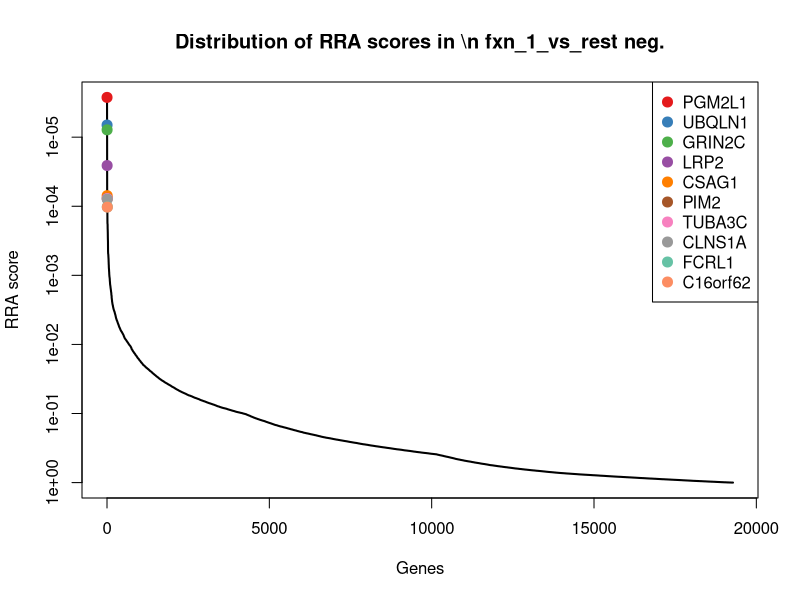
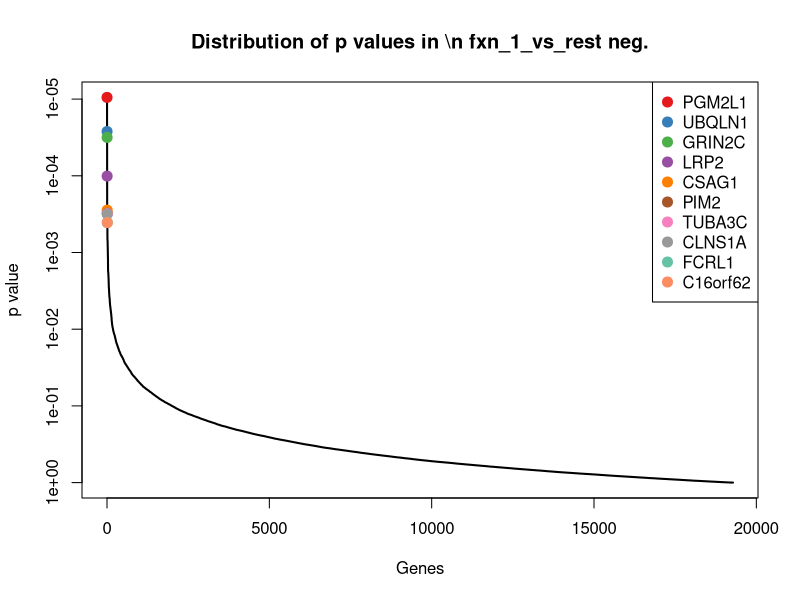
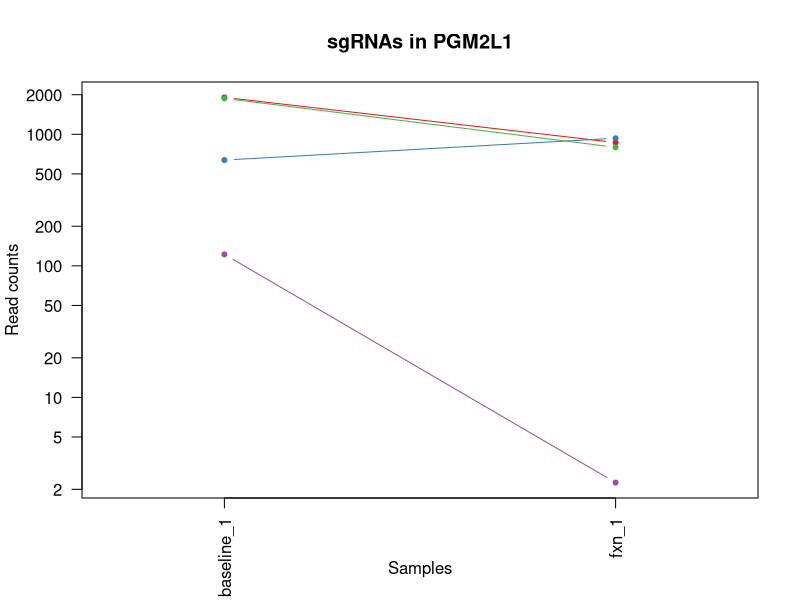
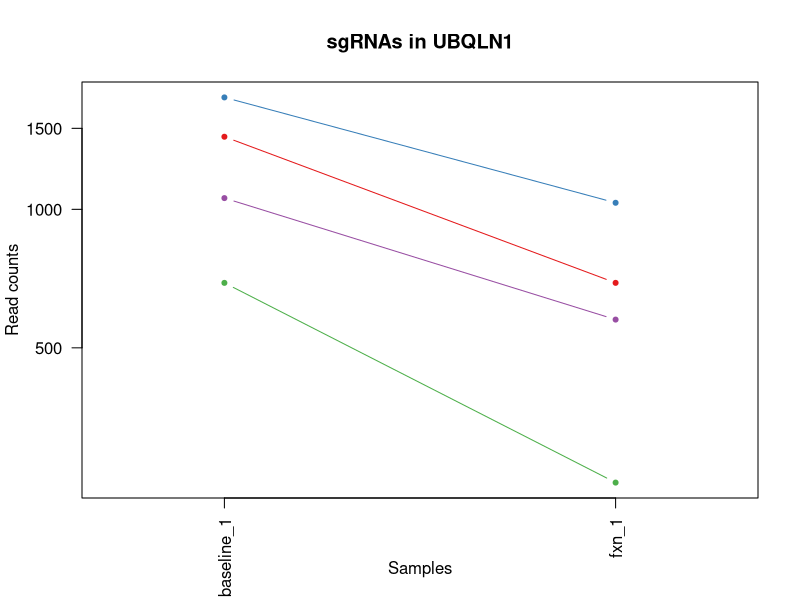
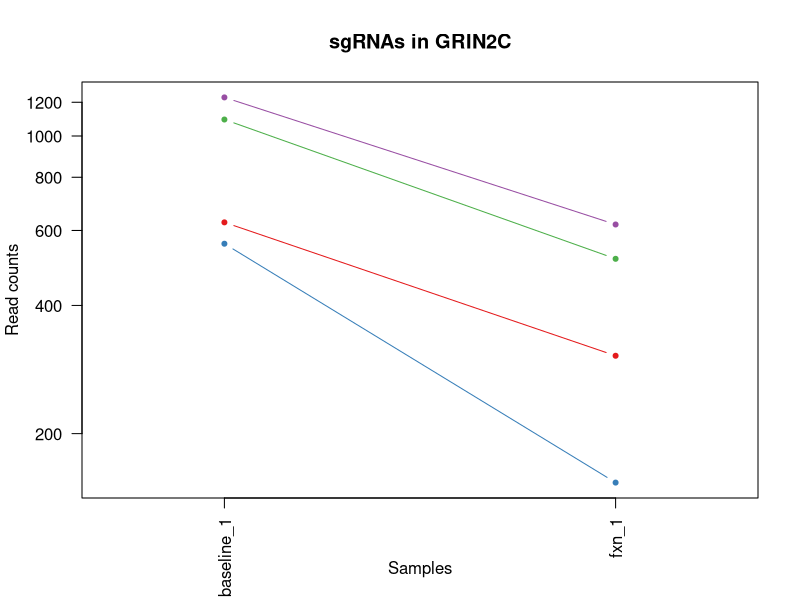
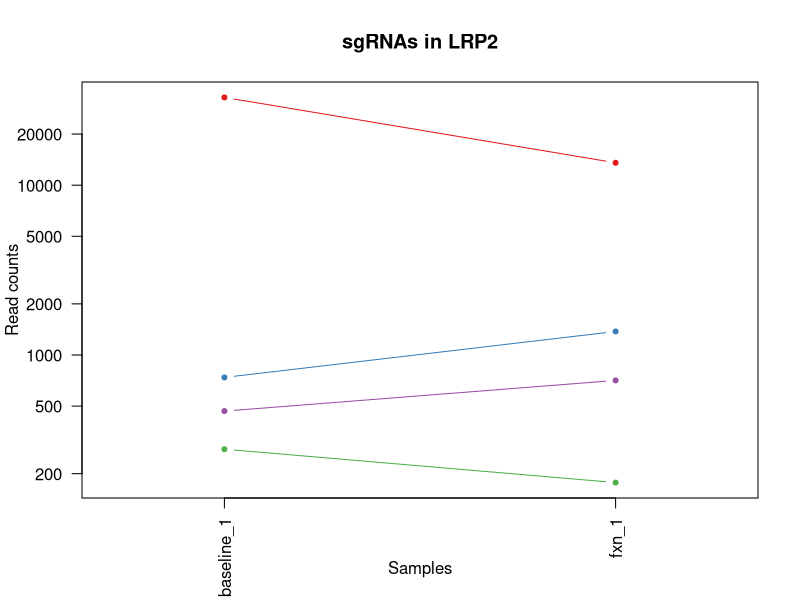
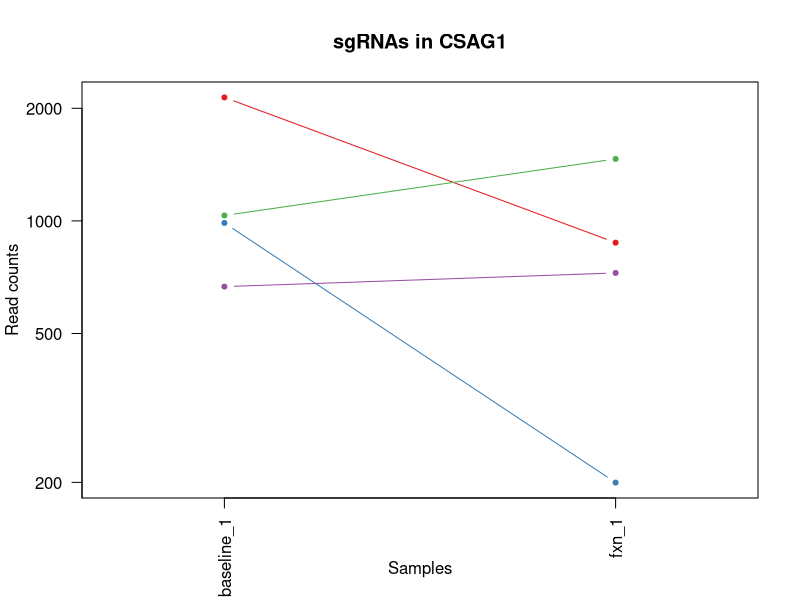
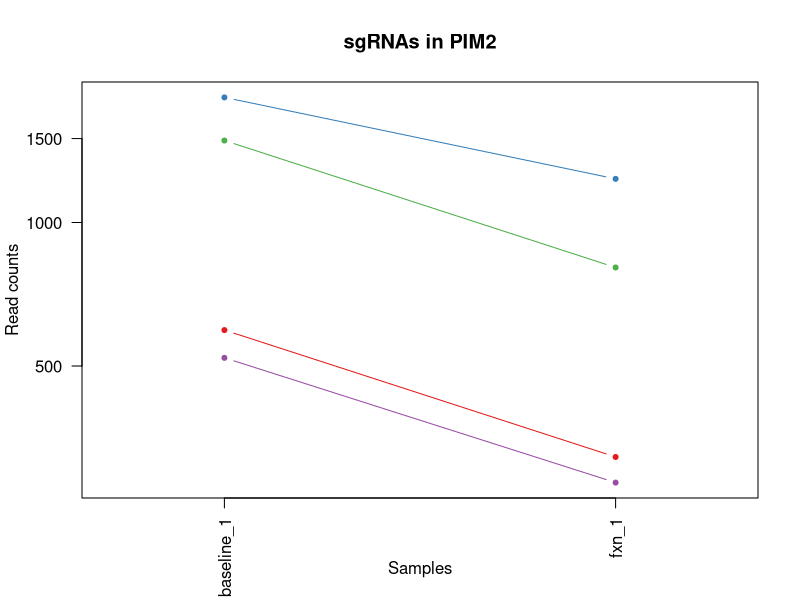

Recreate these plots in R, in order. (Note: this script raises an error after producing the figures.)
pdf(file='totalNormTest_defaultNormCount_screen1.pdf',width=4.5,height=4.5);
gstable=read.table('totalNormTest_defaultNormCount_screen1.gene_summary.txt',header=T)
# 
#
# parameters
# Do not modify the variables beginning with "__"

# gstablename='__GENE_SUMMARY_FILE__'
startindex=3
# outputfile='__OUTPUT_FILE__'
targetgenelist=c("PGM2L1","UBQLN1","GRIN2C","LRP2","CSAG1","PIM2","TUBA3C","CLNS1A","FCRL1","C16orf62")
# samplelabel=sub('.\\w+.\\w+$','',colnames(gstable)[startindex]);
samplelabel='fxn_1_vs_rest neg.'


# You need to write some codes in front of this code:
# gstable=read.table(gstablename,header=T)
# pdf(file=outputfile,width=6,height=6)


# set up color using RColorBrewer
#library(RColorBrewer)
#colors <- brewer.pal(length(targetgenelist), "Set1")

colors=c( "#E41A1C", "#377EB8", "#4DAF4A", "#984EA3", "#FF7F00",  "#A65628", "#F781BF",
          "#999999", "#66C2A5", "#FC8D62", "#8DA0CB", "#E78AC3", "#A6D854", "#FFD92F", "#E5C494", "#B3B3B3", 
          "#8DD3C7", "#FFFFB3", "#BEBADA", "#FB8072", "#80B1D3", "#FDB462", "#B3DE69", "#FCCDE5",
          "#D9D9D9", "#BC80BD", "#CCEBC5", "#FFED6F")

######
# function definition

plotrankedvalues<-function(val, tglist, ...){
  
  plot(val,log='y',ylim=c(max(val),min(val)),type='l',lwd=2, ...)
  if(length(tglist)>0){
    for(i in 1:length(tglist)){
      targetgene=tglist[i];
      tx=which(names(val)==targetgene);ty=val[targetgene];
      points(tx,ty,col=colors[(i %% length(colors)) ],cex=2,pch=20)
      # text(tx+50,ty,targetgene,col=colors[i])
    }
    legend('topright',tglist,pch=20,pt.cex = 2,cex=1,col=colors)
  }
}



plotrandvalues<-function(val,targetgenelist, ...){
  # choose the one with the best distance distribution
  
  mindiffvalue=0;
  randval=val;
  for(i in 1:20){
    randval0=sample(val)
    vindex=sort(which(names(randval0) %in% targetgenelist))
    if(max(vindex)>0.9*length(val)){
      # print('pass...')
      next;
    }
    mindiffind=min(diff(vindex));
    if (mindiffind > mindiffvalue){
      mindiffvalue=mindiffind;
      randval=randval0;
      # print(paste('Diff: ',mindiffvalue))
    }
  }
  plot(randval,log='y',ylim=c(max(randval),min(randval)),pch=20,col='grey', ...)
  
  if(length(targetgenelist)>0){
    for(i in 1:length(targetgenelist)){
      targetgene=targetgenelist[i];
      tx=which(names(randval)==targetgene);ty=randval[targetgene];
      points(tx,ty,col=colors[(i %% length(colors)) ],cex=2,pch=20)
      text(tx+50,ty,targetgene,col=colors[i])
    }
  }
  
}




# set.seed(1235)



pvec=gstable[,startindex]
names(pvec)=gstable[,'id']
pvec=sort(pvec);

plotrankedvalues(pvec,targetgenelist,xlab='Genes',ylab='RRA score',main=paste('Distribution of RRA scores in \\n',samplelabel))

# plotrandvalues(pvec,targetgenelist,xlab='Genes',ylab='RRA score',main=paste('Distribution of RRA scores in \\n',samplelabel))


pvec=gstable[,startindex+1]
names(pvec)=gstable[,'id']
pvec=sort(pvec);

plotrankedvalues(pvec,targetgenelist,xlab='Genes',ylab='p value',main=paste('Distribution of p values in \\n',samplelabel))

# plotrandvalues(pvec,targetgenelist,xlab='Genes',ylab='p value',main=paste('Distribution of p values in \\n',samplelabel))



# you need to write after this code:
# dev.off()






# parameters
# Do not modify the variables beginning with "__"
targetmat=list(c(1906.5423604064952,864.9146833467568),c(636.204896353037,932.4080256888446),c(1874.421266290951,794.9215875845915),c(121.2312261780217,1.2498767100386659))
targetgene="PGM2L1"
collabel=c("baseline_1","fxn_1")

# set up color using RColorBrewer
#library(RColorBrewer)
#colors <- brewer.pal(length(targetgenelist), "Set1")

colors=c( "#E41A1C", "#377EB8", "#4DAF4A", "#984EA3", "#FF7F00",  "#A65628", "#F781BF",
          "#999999", "#66C2A5", "#FC8D62", "#8DA0CB", "#E78AC3", "#A6D854", "#FFD92F", "#E5C494", "#B3B3B3", 
          "#8DD3C7", "#FFFFB3", "#BEBADA", "#FB8072", "#80B1D3", "#FDB462", "#B3DE69", "#FCCDE5",
          "#D9D9D9", "#BC80BD", "#CCEBC5", "#FFED6F")


## code

targetmatvec=unlist(targetmat)+1
yrange=range(targetmatvec[targetmatvec>0]);
# yrange[1]=1; # set the minimum value to 1
for(i in 1:length(targetmat)){
  vali=targetmat[[i]]+1;
  if(i==1){
    plot(1:length(vali),vali,type='b',las=1,pch=20,main=paste('sgRNAs in',targetgene),ylab='Read counts',xlab='Samples',xlim=c(0.7,length(vali)+0.3),ylim = yrange,col=colors[(i %% length(colors))],xaxt='n',log='y')
    axis(1,at=1:length(vali),labels=(collabel),las=2)
    # lines(0:100,rep(1,101),col='black');
  }else{
    lines(1:length(vali),vali,type='b',pch=20,col=colors[(i %% length(colors))])
  }
}




# parameters
# Do not modify the variables beginning with "__"
targetmat=list(c(1437.1599205890266,691.1818206513822),c(1750.0815471340056,1032.398162491938),c(691.1216056473545,253.72497213784916),c(1056.8876128340355,574.9432866177863))
targetgene="UBQLN1"
collabel=c("baseline_1","fxn_1")

# set up color using RColorBrewer
#library(RColorBrewer)
#colors <- brewer.pal(length(targetgenelist), "Set1")

colors=c( "#E41A1C", "#377EB8", "#4DAF4A", "#984EA3", "#FF7F00",  "#A65628", "#F781BF",
          "#999999", "#66C2A5", "#FC8D62", "#8DA0CB", "#E78AC3", "#A6D854", "#FFD92F", "#E5C494", "#B3B3B3", 
          "#8DD3C7", "#FFFFB3", "#BEBADA", "#FB8072", "#80B1D3", "#FDB462", "#B3DE69", "#FCCDE5",
          "#D9D9D9", "#BC80BD", "#CCEBC5", "#FFED6F")


## code

targetmatvec=unlist(targetmat)+1
yrange=range(targetmatvec[targetmatvec>0]);
# yrange[1]=1; # set the minimum value to 1
for(i in 1:length(targetmat)){
  vali=targetmat[[i]]+1;
  if(i==1){
    plot(1:length(vali),vali,type='b',las=1,pch=20,main=paste('sgRNAs in',targetgene),ylab='Read counts',xlab='Samples',xlim=c(0.7,length(vali)+0.3),ylim = yrange,col=colors[(i %% length(colors))],xaxt='n',log='y')
    axis(1,at=1:length(vali),labels=(collabel),las=2)
    # lines(0:100,rep(1,101),col='black');
  }else{
    lines(1:length(vali),vali,type='b',pch=20,col=colors[(i %% length(colors))])
  }
}




# parameters
# Do not modify the variables beginning with "__"
targetmat=list(c(625.8432530899582,303.7200405393958),c(557.4564075536382,152.48495862471722),c(1092.1171999285032,513.6993278258917),c(1230.9632196537589,618.6889714691396))
targetgene="GRIN2C"
collabel=c("baseline_1","fxn_1")

# set up color using RColorBrewer
#library(RColorBrewer)
#colors <- brewer.pal(length(targetgenelist), "Set1")

colors=c( "#E41A1C", "#377EB8", "#4DAF4A", "#984EA3", "#FF7F00",  "#A65628", "#F781BF",
          "#999999", "#66C2A5", "#FC8D62", "#8DA0CB", "#E78AC3", "#A6D854", "#FFD92F", "#E5C494", "#B3B3B3", 
          "#8DD3C7", "#FFFFB3", "#BEBADA", "#FB8072", "#80B1D3", "#FDB462", "#B3DE69", "#FCCDE5",
          "#D9D9D9", "#BC80BD", "#CCEBC5", "#FFED6F")


## code

targetmatvec=unlist(targetmat)+1
yrange=range(targetmatvec[targetmatvec>0]);
# yrange[1]=1; # set the minimum value to 1
for(i in 1:length(targetmat)){
  vali=targetmat[[i]]+1;
  if(i==1){
    plot(1:length(vali),vali,type='b',las=1,pch=20,main=paste('sgRNAs in',targetgene),ylab='Read counts',xlab='Samples',xlim=c(0.7,length(vali)+0.3),ylim = yrange,col=colors[(i %% length(colors))],xaxt='n',log='y')
    axis(1,at=1:length(vali),labels=(collabel),las=2)
    # lines(0:100,rep(1,101),col='black');
  }else{
    lines(1:length(vali),vali,type='b',pch=20,col=colors[(i %% length(colors))])
  }
}




# parameters
# Do not modify the variables beginning with "__"
targetmat=list(c(32877.49407374897,13547.4136601091),c(736.7128360049012,1374.8643810425324),c(277.69203945051123,176.2326161154519),c(466.273946838545,707.4302178818848))
targetgene="LRP2"
collabel=c("baseline_1","fxn_1")

# set up color using RColorBrewer
#library(RColorBrewer)
#colors <- brewer.pal(length(targetgenelist), "Set1")

colors=c( "#E41A1C", "#377EB8", "#4DAF4A", "#984EA3", "#FF7F00",  "#A65628", "#F781BF",
          "#999999", "#66C2A5", "#FC8D62", "#8DA0CB", "#E78AC3", "#A6D854", "#FFD92F", "#E5C494", "#B3B3B3", 
          "#8DD3C7", "#FFFFB3", "#BEBADA", "#FB8072", "#80B1D3", "#FDB462", "#B3DE69", "#FCCDE5",
          "#D9D9D9", "#BC80BD", "#CCEBC5", "#FFED6F")


## code

targetmatvec=unlist(targetmat)+1
yrange=range(targetmatvec[targetmatvec>0]);
# yrange[1]=1; # set the minimum value to 1
for(i in 1:length(targetmat)){
  vali=targetmat[[i]]+1;
  if(i==1){
    plot(1:length(vali),vali,type='b',las=1,pch=20,main=paste('sgRNAs in',targetgene),ylab='Read counts',xlab='Samples',xlim=c(0.7,length(vali)+0.3),ylim = yrange,col=colors[(i %% length(colors))],xaxt='n',log='y')
    axis(1,at=1:length(vali),labels=(collabel),las=2)
    # lines(0:100,rep(1,101),col='black');
  }else{
    lines(1:length(vali),vali,type='b',pch=20,col=colors[(i %% length(colors))])
  }
}




# parameters
# Do not modify the variables beginning with "__"
targetmat=list(c(2137.607005173152,873.6638203170274),c(986.4284386450997,198.73039689614788),c(1033.0558333289541,1463.6056274552777),c(666.2536618159654,724.9284918224262))
targetgene="CSAG1"
collabel=c("baseline_1","fxn_1")

# set up color using RColorBrewer
#library(RColorBrewer)
#colors <- brewer.pal(length(targetgenelist), "Set1")

colors=c( "#E41A1C", "#377EB8", "#4DAF4A", "#984EA3", "#FF7F00",  "#A65628", "#F781BF",
          "#999999", "#66C2A5", "#FC8D62", "#8DA0CB", "#E78AC3", "#A6D854", "#FFD92F", "#E5C494", "#B3B3B3", 
          "#8DD3C7", "#FFFFB3", "#BEBADA", "#FB8072", "#80B1D3", "#FDB462", "#B3DE69", "#FCCDE5",
          "#D9D9D9", "#BC80BD", "#CCEBC5", "#FFED6F")


## code

targetmatvec=unlist(targetmat)+1
yrange=range(targetmatvec[targetmatvec>0]);
# yrange[1]=1; # set the minimum value to 1
for(i in 1:length(targetmat)){
  vali=targetmat[[i]]+1;
  if(i==1){
    plot(1:length(vali),vali,type='b',las=1,pch=20,main=paste('sgRNAs in',targetgene),ylab='Read counts',xlab='Samples',xlim=c(0.7,length(vali)+0.3),ylim = yrange,col=colors[(i %% length(colors))],xaxt='n',log='y')
    axis(1,at=1:length(vali),labels=(collabel),las=2)
    # lines(0:100,rep(1,101),col='black');
  }else{
    lines(1:length(vali),vali,type='b',pch=20,col=colors[(i %% length(colors))])
  }
}




# parameters
# Do not modify the variables beginning with "__"
targetmat=list(c(593.722158974414,321.21831447993713),c(1828.8300359334044,1233.6283128081632),c(1484.8234795991889,803.6707245548621),c(519.1183274802469,283.72201317877716))
targetgene="PIM2"
collabel=c("baseline_1","fxn_1")

# set up color using RColorBrewer
#library(RColorBrewer)
#colors <- brewer.pal(length(targetgenelist), "Set1")

colors=c( "#E41A1C", "#377EB8", "#4DAF4A", "#984EA3", "#FF7F00",  "#A65628", "#F781BF",
          "#999999", "#66C2A5", "#FC8D62", "#8DA0CB", "#E78AC3", "#A6D854", "#FFD92F", "#E5C494", "#B3B3B3", 
          "#8DD3C7", "#FFFFB3", "#BEBADA", "#FB8072", "#80B1D3", "#FDB462", "#B3DE69", "#FCCDE5",
          "#D9D9D9", "#BC80BD", "#CCEBC5", "#FFED6F")


## code

targetmatvec=unlist(targetmat)+1
yrange=range(targetmatvec[targetmatvec>0]);
# yrange[1]=1; # set the minimum value to 1
for(i in 1:length(targetmat)){
  vali=targetmat[[i]]+1;
  if(i==1){
    plot(1:length(vali),vali,type='b',las=1,pch=20,main=paste('sgRNAs in',targetgene),ylab='Read counts',xlab='Samples',xlim=c(0.7,length(vali)+0.3),ylim = yrange,col=colors[(i %% length(colors))],xaxt='n',log='y')
    axis(1,at=1:length(vali),labels=(collabel),las=2)
    # lines(0:100,rep(1,101),col='black');
  }else{
    lines(1:length(vali),vali,type='b',pch=20,col=colors[(i %% length(colors))])
  }
}




# parameters
# Do not modify the variables beginning with "__"
targetmat=list(c(28222.007755647668,12132.553224345329),c(425.8635381125378,281.2222597586998),c(947.0541942454004,1206.1310251873126),c(1394.6771832104034,1053.6460665625953))
targetgene="TUBA3C"
collabel=c("baseline_1","fxn_1")

# set up color using RColorBrewer
#library(RColorBrewer)
#colors <- brewer.pal(length(targetgenelist), "Set1")

colors=c( "#E41A1C", "#377EB8", "#4DAF4A", "#984EA3", "#FF7F00",  "#A65628", "#F781BF",
          "#999999", "#66C2A5", "#FC8D62", "#8DA0CB", "#E78AC3", "#A6D854", "#FFD92F", "#E5C494", "#B3B3B3", 
          "#8DD3C7", "#FFFFB3", "#BEBADA", "#FB8072", "#80B1D3", "#FDB462", "#B3DE69", "#FCCDE5",
          "#D9D9D9", "#BC80BD", "#CCEBC5", "#FFED6F")


## code

targetmatvec=unlist(targetmat)+1
yrange=range(targetmatvec[targetmatvec>0]);
# yrange[1]=1; # set the minimum value to 1
for(i in 1:length(targetmat)){
  vali=targetmat[[i]]+1;
  if(i==1){
    plot(1:length(vali),vali,type='b',las=1,pch=20,main=paste('sgRNAs in',targetgene),ylab='Read counts',xlab='Samples',xlim=c(0.7,length(vali)+0.3),ylim = yrange,col=colors[(i %% length(colors))],xaxt='n',log='y')
    axis(1,at=1:length(vali),labels=(collabel),las=2)
    # lines(0:100,rep(1,101),col='black');
  }else{
    lines(1:length(vali),vali,type='b',pch=20,col=colors[(i %% length(colors))])
  }
}




# parameters
# Do not modify the variables beginning with "__"
targetmat=list(c(289.0898470398979,77.49235602239729),c(1075.5385707075773,426.207958123185),c(2216.355493972551,1179.8836142765006),c(603.0476379111849,354.96498565098113))
targetgene="CLNS1A"
collabel=c("baseline_1","fxn_1")

# set up color using RColorBrewer
#library(RColorBrewer)
#colors <- brewer.pal(length(targetgenelist), "Set1")

colors=c( "#E41A1C", "#377EB8", "#4DAF4A", "#984EA3", "#FF7F00",  "#A65628", "#F781BF",
          "#999999", "#66C2A5", "#FC8D62", "#8DA0CB", "#E78AC3", "#A6D854", "#FFD92F", "#E5C494", "#B3B3B3", 
          "#8DD3C7", "#FFFFB3", "#BEBADA", "#FB8072", "#80B1D3", "#FDB462", "#B3DE69", "#FCCDE5",
          "#D9D9D9", "#BC80BD", "#CCEBC5", "#FFED6F")


## code

targetmatvec=unlist(targetmat)+1
yrange=range(targetmatvec[targetmatvec>0]);
# yrange[1]=1; # set the minimum value to 1
for(i in 1:length(targetmat)){
  vali=targetmat[[i]]+1;
  if(i==1){
    plot(1:length(vali),vali,type='b',las=1,pch=20,main=paste('sgRNAs in',targetgene),ylab='Read counts',xlab='Samples',xlim=c(0.7,length(vali)+0.3),ylim = yrange,col=colors[(i %% length(colors))],xaxt='n',log='y')
    axis(1,at=1:length(vali),labels=(collabel),las=2)
    # lines(0:100,rep(1,101),col='black');
  }else{
    lines(1:length(vali),vali,type='b',pch=20,col=colors[(i %% length(colors))])
  }
}




# parameters
# Do not modify the variables beginning with "__"
targetmat=list(c(2101.3412537523764,883.6628339973367),c(810.2805031727604,1066.144833662982),c(791.6295452992186,943.6569160791927),c(3905.303345854392,1731.079243403552))
targetgene="FCRL1"
collabel=c("baseline_1","fxn_1")

# set up color using RColorBrewer
#library(RColorBrewer)
#colors <- brewer.pal(length(targetgenelist), "Set1")

colors=c( "#E41A1C", "#377EB8", "#4DAF4A", "#984EA3", "#FF7F00",  "#A65628", "#F781BF",
          "#999999", "#66C2A5", "#FC8D62", "#8DA0CB", "#E78AC3", "#A6D854", "#FFD92F", "#E5C494", "#B3B3B3", 
          "#8DD3C7", "#FFFFB3", "#BEBADA", "#FB8072", "#80B1D3", "#FDB462", "#B3DE69", "#FCCDE5",
          "#D9D9D9", "#BC80BD", "#CCEBC5", "#FFED6F")


## code

targetmatvec=unlist(targetmat)+1
yrange=range(targetmatvec[targetmatvec>0]);
# yrange[1]=1; # set the minimum value to 1
for(i in 1:length(targetmat)){
  vali=targetmat[[i]]+1;
  if(i==1){
    plot(1:length(vali),vali,type='b',las=1,pch=20,main=paste('sgRNAs in',targetgene),ylab='Read counts',xlab='Samples',xlim=c(0.7,length(vali)+0.3),ylim = yrange,col=colors[(i %% length(colors))],xaxt='n',log='y')
    axis(1,at=1:length(vali),labels=(collabel),las=2)
    # lines(0:100,rep(1,101),col='black');
  }else{
    lines(1:length(vali),vali,type='b',pch=20,col=colors[(i %% length(colors))])
  }
}




# parameters
# Do not modify the variables beginning with "__"
targetmat=list(c(4360.179485103549,3129.6912819368195),c(493.21421932254987,712.4297247220395),c(1807.070585080939,719.9289849822716),c(548.1309286168673,84.99161628262928))
targetgene="C16orf62"
collabel=c("baseline_1","fxn_1")

# set up color using RColorBrewer
#library(RColorBrewer)
#colors <- brewer.pal(length(targetgenelist), "Set1")

colors=c( "#E41A1C", "#377EB8", "#4DAF4A", "#984EA3", "#FF7F00",  "#A65628", "#F781BF",
          "#999999", "#66C2A5", "#FC8D62", "#8DA0CB", "#E78AC3", "#A6D854", "#FFD92F", "#E5C494", "#B3B3B3", 
          "#8DD3C7", "#FFFFB3", "#BEBADA", "#FB8072", "#80B1D3", "#FDB462", "#B3DE69", "#FCCDE5",
          "#D9D9D9", "#BC80BD", "#CCEBC5", "#FFED6F")


## code

targetmatvec=unlist(targetmat)+1
yrange=range(targetmatvec[targetmatvec>0]);
# yrange[1]=1; # set the minimum value to 1
for(i in 1:length(targetmat)){
  vali=targetmat[[i]]+1;
  if(i==1){
    plot(1:length(vali),vali,type='b',las=1,pch=20,main=paste('sgRNAs in',targetgene),ylab='Read counts',xlab='Samples',xlim=c(0.7,length(vali)+0.3),ylim = yrange,col=colors[(i %% length(colors))],xaxt='n',log='y')
    axis(1,at=1:length(vali),labels=(collabel),las=2)
    # lines(0:100,rep(1,101),col='black');
  }else{
    lines(1:length(vali),vali,type='b',pch=20,col=colors[(i %% length(colors))])
  }
}



# 
#
# parameters
# Do not modify the variables beginning with "__"

# gstablename='__GENE_SUMMARY_FILE__'
startindex=9
# outputfile='__OUTPUT_FILE__'
targetgenelist=c("TRA2B","CSNK2A1","DDX6","RPL27A","C9orf62","SUPV3L1","ATPAF2","CSNK1A1","HSD17B10","ERGIC2")
# samplelabel=sub('.\\w+.\\w+$','',colnames(gstable)[startindex]);
samplelabel='fxn_1_vs_rest pos.'


# You need to write some codes in front of this code:
# gstable=read.table(gstablename,header=T)
# pdf(file=outputfile,width=6,height=6)


# set up color using RColorBrewer
#library(RColorBrewer)
#colors <- brewer.pal(length(targetgenelist), "Set1")

colors=c( "#E41A1C", "#377EB8", "#4DAF4A", "#984EA3", "#FF7F00",  "#A65628", "#F781BF",
          "#999999", "#66C2A5", "#FC8D62", "#8DA0CB", "#E78AC3", "#A6D854", "#FFD92F", "#E5C494", "#B3B3B3", 
          "#8DD3C7", "#FFFFB3", "#BEBADA", "#FB8072", "#80B1D3", "#FDB462", "#B3DE69", "#FCCDE5",
          "#D9D9D9", "#BC80BD", "#CCEBC5", "#FFED6F")

######
# function definition

plotrankedvalues<-function(val, tglist, ...){
  
  plot(val,log='y',ylim=c(max(val),min(val)),type='l',lwd=2, ...)
  if(length(tglist)>0){
    for(i in 1:length(tglist)){
      targetgene=tglist[i];
      tx=which(names(val)==targetgene);ty=val[targetgene];
      points(tx,ty,col=colors[(i %% length(colors)) ],cex=2,pch=20)
      # text(tx+50,ty,targetgene,col=colors[i])
    }
    legend('topright',tglist,pch=20,pt.cex = 2,cex=1,col=colors)
  }
}



plotrandvalues<-function(val,targetgenelist, ...){
  # choose the one with the best distance distribution
  
  mindiffvalue=0;
  randval=val;
  for(i in 1:20){
    randval0=sample(val)
    vindex=sort(which(names(randval0) %in% targetgenelist))
    if(max(vindex)>0.9*length(val)){
      # print('pass...')
      next;
    }
    mindiffind=min(diff(vindex));
    if (mindiffind > mindiffvalue){
      mindiffvalue=mindiffind;
      randval=randval0;
      # print(paste('Diff: ',mindiffvalue))
    }
  }
  plot(randval,log='y',ylim=c(max(randval),min(randval)),pch=20,col='grey', ...)
  
  if(length(targetgenelist)>0){
    for(i in 1:length(targetgenelist)){
      targetgene=targetgenelist[i];
      tx=which(names(randval)==targetgene);ty=randval[targetgene];
      points(tx,ty,col=colors[(i %% length(colors)) ],cex=2,pch=20)
      text(tx+50,ty,targetgene,col=colors[i])
    }
  }
  
}




# set.seed(1235)



pvec=gstable[,startindex]
names(pvec)=gstable[,'id']
pvec=sort(pvec);

plotrankedvalues(pvec,targetgenelist,xlab='Genes',ylab='RRA score',main=paste('Distribution of RRA scores in \\n',samplelabel))

# plotrandvalues(pvec,targetgenelist,xlab='Genes',ylab='RRA score',main=paste('Distribution of RRA scores in \\n',samplelabel))


pvec=gstable[,startindex+1]
names(pvec)=gstable[,'id']
pvec=sort(pvec);

plotrankedvalues(pvec,targetgenelist,xlab='Genes',ylab='p value',main=paste('Distribution of p values in \\n',samplelabel))

# plotrandvalues(pvec,targetgenelist,xlab='Genes',ylab='p value',main=paste('Distribution of p values in \\n',samplelabel))



# you need to write after this code:
# dev.off()






# parameters
# Do not modify the variables beginning with "__"
targetmat=list(c(1915.8678393432663,6821.827083391038),c(2666.0508115901694,8590.40262809575),c(2663.978482937554,6111.8971120890765),c(1997.7248211215885,7280.531835975229))
targetgene="TRA2B"
collabel=c("baseline_1","fxn_1")

# set up color using RColorBrewer
#library(RColorBrewer)
#colors <- brewer.pal(length(targetgenelist), "Set1")

colors=c( "#E41A1C", "#377EB8", "#4DAF4A", "#984EA3", "#FF7F00",  "#A65628", "#F781BF",
          "#999999", "#66C2A5", "#FC8D62", "#8DA0CB", "#E78AC3", "#A6D854", "#FFD92F", "#E5C494", "#B3B3B3", 
          "#8DD3C7", "#FFFFB3", "#BEBADA", "#FB8072", "#80B1D3", "#FDB462", "#B3DE69", "#FCCDE5",
          "#D9D9D9", "#BC80BD", "#CCEBC5", "#FFED6F")


## code

targetmatvec=unlist(targetmat)+1
yrange=range(targetmatvec[targetmatvec>0]);
# yrange[1]=1; # set the minimum value to 1
for(i in 1:length(targetmat)){
  vali=targetmat[[i]]+1;
  if(i==1){
    plot(1:length(vali),vali,type='b',las=1,pch=20,main=paste('sgRNAs in',targetgene),ylab='Read counts',xlab='Samples',xlim=c(0.7,length(vali)+0.3),ylim = yrange,col=colors[(i %% length(colors))],xaxt='n',log='y')
    axis(1,at=1:length(vali),labels=(collabel),las=2)
    # lines(0:100,rep(1,101),col='black');
  }else{
    lines(1:length(vali),vali,type='b',pch=20,col=colors[(i %% length(colors))])
  }
}




# parameters
# Do not modify the variables beginning with "__"
targetmat=list(c(10055.974786817955,24403.842763504952),c(908.7161141720088,2368.516365523272),c(606.1561308901086,1588.5932984591443),c(832.0399540252259,2244.778571229444))
targetgene="CSNK2A1"
collabel=c("baseline_1","fxn_1")

# set up color using RColorBrewer
#library(RColorBrewer)
#colors <- brewer.pal(length(targetgenelist), "Set1")

colors=c( "#E41A1C", "#377EB8", "#4DAF4A", "#984EA3", "#FF7F00",  "#A65628", "#F781BF",
          "#999999", "#66C2A5", "#FC8D62", "#8DA0CB", "#E78AC3", "#A6D854", "#FFD92F", "#E5C494", "#B3B3B3", 
          "#8DD3C7", "#FFFFB3", "#BEBADA", "#FB8072", "#80B1D3", "#FDB462", "#B3DE69", "#FCCDE5",
          "#D9D9D9", "#BC80BD", "#CCEBC5", "#FFED6F")


## code

targetmatvec=unlist(targetmat)+1
yrange=range(targetmatvec[targetmatvec>0]);
# yrange[1]=1; # set the minimum value to 1
for(i in 1:length(targetmat)){
  vali=targetmat[[i]]+1;
  if(i==1){
    plot(1:length(vali),vali,type='b',las=1,pch=20,main=paste('sgRNAs in',targetgene),ylab='Read counts',xlab='Samples',xlim=c(0.7,length(vali)+0.3),ylim = yrange,col=colors[(i %% length(colors))],xaxt='n',log='y')
    axis(1,at=1:length(vali),labels=(collabel),las=2)
    # lines(0:100,rep(1,101),col='black');
  }else{
    lines(1:length(vali),vali,type='b',pch=20,col=colors[(i %% length(colors))])
  }
}




# parameters
# Do not modify the variables beginning with "__"
targetmat=list(c(1955.2420837429654,2439.7593379954756),c(255.9325885980458,1043.647052882286),c(91.18246071509324,586.1921770081342),c(167.8586208618762,547.4459989969356))
targetgene="DDX6"
collabel=c("baseline_1","fxn_1")

# set up color using RColorBrewer
#library(RColorBrewer)
#colors <- brewer.pal(length(targetgenelist), "Set1")

colors=c( "#E41A1C", "#377EB8", "#4DAF4A", "#984EA3", "#FF7F00",  "#A65628", "#F781BF",
          "#999999", "#66C2A5", "#FC8D62", "#8DA0CB", "#E78AC3", "#A6D854", "#FFD92F", "#E5C494", "#B3B3B3", 
          "#8DD3C7", "#FFFFB3", "#BEBADA", "#FB8072", "#80B1D3", "#FDB462", "#B3DE69", "#FCCDE5",
          "#D9D9D9", "#BC80BD", "#CCEBC5", "#FFED6F")


## code

targetmatvec=unlist(targetmat)+1
yrange=range(targetmatvec[targetmatvec>0]);
# yrange[1]=1; # set the minimum value to 1
for(i in 1:length(targetmat)){
  vali=targetmat[[i]]+1;
  if(i==1){
    plot(1:length(vali),vali,type='b',las=1,pch=20,main=paste('sgRNAs in',targetgene),ylab='Read counts',xlab='Samples',xlim=c(0.7,length(vali)+0.3),ylim = yrange,col=colors[(i %% length(colors))],xaxt='n',log='y')
    axis(1,at=1:length(vali),labels=(collabel),las=2)
    # lines(0:100,rep(1,101),col='black');
  }else{
    lines(1:length(vali),vali,type='b',pch=20,col=colors[(i %% length(colors))])
  }
}




# parameters
# Do not modify the variables beginning with "__"
targetmat=list(c(142.99067703048712,338.7165884204784),c(45.59123035754662,141.23606823436924),c(379.2361434286833,958.6554365996567),c(6.216985957847267,262.4741091081198))
targetgene="RPL27A"
collabel=c("baseline_1","fxn_1")

# set up color using RColorBrewer
#library(RColorBrewer)
#colors <- brewer.pal(length(targetgenelist), "Set1")

colors=c( "#E41A1C", "#377EB8", "#4DAF4A", "#984EA3", "#FF7F00",  "#A65628", "#F781BF",
          "#999999", "#66C2A5", "#FC8D62", "#8DA0CB", "#E78AC3", "#A6D854", "#FFD92F", "#E5C494", "#B3B3B3", 
          "#8DD3C7", "#FFFFB3", "#BEBADA", "#FB8072", "#80B1D3", "#FDB462", "#B3DE69", "#FCCDE5",
          "#D9D9D9", "#BC80BD", "#CCEBC5", "#FFED6F")


## code

targetmatvec=unlist(targetmat)+1
yrange=range(targetmatvec[targetmatvec>0]);
# yrange[1]=1; # set the minimum value to 1
for(i in 1:length(targetmat)){
  vali=targetmat[[i]]+1;
  if(i==1){
    plot(1:length(vali),vali,type='b',las=1,pch=20,main=paste('sgRNAs in',targetgene),ylab='Read counts',xlab='Samples',xlim=c(0.7,length(vali)+0.3),ylim = yrange,col=colors[(i %% length(colors))],xaxt='n',log='y')
    axis(1,at=1:length(vali),labels=(collabel),las=2)
    # lines(0:100,rep(1,101),col='black');
  }else{
    lines(1:length(vali),vali,type='b',pch=20,col=colors[(i %% length(colors))])
  }
}




# parameters
# Do not modify the variables beginning with "__"
targetmat=list(c(1190.5528109277518,1161.1354636259205),c(1710.7073027343063,6116.89661892923),c(702.5194132367411,2769.7267894456836),c(693.1939342999702,881.1630805772594))
targetgene="C9orf62"
collabel=c("baseline_1","fxn_1")

# set up color using RColorBrewer
#library(RColorBrewer)
#colors <- brewer.pal(length(targetgenelist), "Set1")

colors=c( "#E41A1C", "#377EB8", "#4DAF4A", "#984EA3", "#FF7F00",  "#A65628", "#F781BF",
          "#999999", "#66C2A5", "#FC8D62", "#8DA0CB", "#E78AC3", "#A6D854", "#FFD92F", "#E5C494", "#B3B3B3", 
          "#8DD3C7", "#FFFFB3", "#BEBADA", "#FB8072", "#80B1D3", "#FDB462", "#B3DE69", "#FCCDE5",
          "#D9D9D9", "#BC80BD", "#CCEBC5", "#FFED6F")


## code

targetmatvec=unlist(targetmat)+1
yrange=range(targetmatvec[targetmatvec>0]);
# yrange[1]=1; # set the minimum value to 1
for(i in 1:length(targetmat)){
  vali=targetmat[[i]]+1;
  if(i==1){
    plot(1:length(vali),vali,type='b',las=1,pch=20,main=paste('sgRNAs in',targetgene),ylab='Read counts',xlab='Samples',xlim=c(0.7,length(vali)+0.3),ylim = yrange,col=colors[(i %% length(colors))],xaxt='n',log='y')
    axis(1,at=1:length(vali),labels=(collabel),las=2)
    # lines(0:100,rep(1,101),col='black');
  }else{
    lines(1:length(vali),vali,type='b',pch=20,col=colors[(i %% length(colors))])
  }
}




# parameters
# Do not modify the variables beginning with "__"
targetmat=list(c(1000.93473921341,828.6682587556355),c(214.4860155457307,451.20549232395837),c(765.7254371415218,3738.3812397256493),c(20.72328652615756,173.73286269537454))
targetgene="SUPV3L1"
collabel=c("baseline_1","fxn_1")

# set up color using RColorBrewer
#library(RColorBrewer)
#colors <- brewer.pal(length(targetgenelist), "Set1")

colors=c( "#E41A1C", "#377EB8", "#4DAF4A", "#984EA3", "#FF7F00",  "#A65628", "#F781BF",
          "#999999", "#66C2A5", "#FC8D62", "#8DA0CB", "#E78AC3", "#A6D854", "#FFD92F", "#E5C494", "#B3B3B3", 
          "#8DD3C7", "#FFFFB3", "#BEBADA", "#FB8072", "#80B1D3", "#FDB462", "#B3DE69", "#FCCDE5",
          "#D9D9D9", "#BC80BD", "#CCEBC5", "#FFED6F")


## code

targetmatvec=unlist(targetmat)+1
yrange=range(targetmatvec[targetmatvec>0]);
# yrange[1]=1; # set the minimum value to 1
for(i in 1:length(targetmat)){
  vali=targetmat[[i]]+1;
  if(i==1){
    plot(1:length(vali),vali,type='b',las=1,pch=20,main=paste('sgRNAs in',targetgene),ylab='Read counts',xlab='Samples',xlim=c(0.7,length(vali)+0.3),ylim = yrange,col=colors[(i %% length(colors))],xaxt='n',log='y')
    axis(1,at=1:length(vali),labels=(collabel),las=2)
    # lines(0:100,rep(1,101),col='black');
  }else{
    lines(1:length(vali),vali,type='b',pch=20,col=colors[(i %% length(colors))])
  }
}




# parameters
# Do not modify the variables beginning with "__"
targetmat=list(c(423.791209459922,1076.1438473432913),c(309.81313356605546,627.4381084394103),c(481.8164117331632,892.4119709676073),c(210.3413582404992,617.439094759101))
targetgene="ATPAF2"
collabel=c("baseline_1","fxn_1")

# set up color using RColorBrewer
#library(RColorBrewer)
#colors <- brewer.pal(length(targetgenelist), "Set1")

colors=c( "#E41A1C", "#377EB8", "#4DAF4A", "#984EA3", "#FF7F00",  "#A65628", "#F781BF",
          "#999999", "#66C2A5", "#FC8D62", "#8DA0CB", "#E78AC3", "#A6D854", "#FFD92F", "#E5C494", "#B3B3B3", 
          "#8DD3C7", "#FFFFB3", "#BEBADA", "#FB8072", "#80B1D3", "#FDB462", "#B3DE69", "#FCCDE5",
          "#D9D9D9", "#BC80BD", "#CCEBC5", "#FFED6F")


## code

targetmatvec=unlist(targetmat)+1
yrange=range(targetmatvec[targetmatvec>0]);
# yrange[1]=1; # set the minimum value to 1
for(i in 1:length(targetmat)){
  vali=targetmat[[i]]+1;
  if(i==1){
    plot(1:length(vali),vali,type='b',las=1,pch=20,main=paste('sgRNAs in',targetgene),ylab='Read counts',xlab='Samples',xlim=c(0.7,length(vali)+0.3),ylim = yrange,col=colors[(i %% length(colors))],xaxt='n',log='y')
    axis(1,at=1:length(vali),labels=(collabel),las=2)
    # lines(0:100,rep(1,101),col='black');
  }else{
    lines(1:length(vali),vali,type='b',pch=20,col=colors[(i %% length(colors))])
  }
}




# parameters
# Do not modify the variables beginning with "__"
targetmat=list(c(489.06956201731833,1173.6342307263071),c(216.55834419834648,308.7195473795505),c(166.8224565355683,477.4529032347703),c(76.67616014678296,342.4662185505944))
targetgene="CSNK1A1"
collabel=c("baseline_1","fxn_1")

# set up color using RColorBrewer
#library(RColorBrewer)
#colors <- brewer.pal(length(targetgenelist), "Set1")

colors=c( "#E41A1C", "#377EB8", "#4DAF4A", "#984EA3", "#FF7F00",  "#A65628", "#F781BF",
          "#999999", "#66C2A5", "#FC8D62", "#8DA0CB", "#E78AC3", "#A6D854", "#FFD92F", "#E5C494", "#B3B3B3", 
          "#8DD3C7", "#FFFFB3", "#BEBADA", "#FB8072", "#80B1D3", "#FDB462", "#B3DE69", "#FCCDE5",
          "#D9D9D9", "#BC80BD", "#CCEBC5", "#FFED6F")


## code

targetmatvec=unlist(targetmat)+1
yrange=range(targetmatvec[targetmatvec>0]);
# yrange[1]=1; # set the minimum value to 1
for(i in 1:length(targetmat)){
  vali=targetmat[[i]]+1;
  if(i==1){
    plot(1:length(vali),vali,type='b',las=1,pch=20,main=paste('sgRNAs in',targetgene),ylab='Read counts',xlab='Samples',xlim=c(0.7,length(vali)+0.3),ylim = yrange,col=colors[(i %% length(colors))],xaxt='n',log='y')
    axis(1,at=1:length(vali),labels=(collabel),las=2)
    # lines(0:100,rep(1,101),col='black');
  }else{
    lines(1:length(vali),vali,type='b',pch=20,col=colors[(i %% length(colors))])
  }
}




# parameters
# Do not modify the variables beginning with "__"
targetmat=list(c(566.7818864904092,1104.8910116741804),c(128.48437646217687,109.9891504834026),c(359.5490212288336,873.6638203170274),c(0.0,106.2395203532866))
targetgene="HSD17B10"
collabel=c("baseline_1","fxn_1")

# set up color using RColorBrewer
#library(RColorBrewer)
#colors <- brewer.pal(length(targetgenelist), "Set1")

colors=c( "#E41A1C", "#377EB8", "#4DAF4A", "#984EA3", "#FF7F00",  "#A65628", "#F781BF",
          "#999999", "#66C2A5", "#FC8D62", "#8DA0CB", "#E78AC3", "#A6D854", "#FFD92F", "#E5C494", "#B3B3B3", 
          "#8DD3C7", "#FFFFB3", "#BEBADA", "#FB8072", "#80B1D3", "#FDB462", "#B3DE69", "#FCCDE5",
          "#D9D9D9", "#BC80BD", "#CCEBC5", "#FFED6F")


## code

targetmatvec=unlist(targetmat)+1
yrange=range(targetmatvec[targetmatvec>0]);
# yrange[1]=1; # set the minimum value to 1
for(i in 1:length(targetmat)){
  vali=targetmat[[i]]+1;
  if(i==1){
    plot(1:length(vali),vali,type='b',las=1,pch=20,main=paste('sgRNAs in',targetgene),ylab='Read counts',xlab='Samples',xlim=c(0.7,length(vali)+0.3),ylim = yrange,col=colors[(i %% length(colors))],xaxt='n',log='y')
    axis(1,at=1:length(vali),labels=(collabel),las=2)
    # lines(0:100,rep(1,101),col='black');
  }else{
    lines(1:length(vali),vali,type='b',pch=20,col=colors[(i %% length(colors))])
  }
}




# parameters
# Do not modify the variables beginning with "__"
targetmat=list(c(2036.0629011949798,3384.666130784707),c(460.0569608806977,933.6579023988834),c(681.7961267105836,1496.102421916283),c(80.82081745201448,186.2316297957612))
targetgene="ERGIC2"
collabel=c("baseline_1","fxn_1")

# set up color using RColorBrewer
#library(RColorBrewer)
#colors <- brewer.pal(length(targetgenelist), "Set1")

colors=c( "#E41A1C", "#377EB8", "#4DAF4A", "#984EA3", "#FF7F00",  "#A65628", "#F781BF",
          "#999999", "#66C2A5", "#FC8D62", "#8DA0CB", "#E78AC3", "#A6D854", "#FFD92F", "#E5C494", "#B3B3B3", 
          "#8DD3C7", "#FFFFB3", "#BEBADA", "#FB8072", "#80B1D3", "#FDB462", "#B3DE69", "#FCCDE5",
          "#D9D9D9", "#BC80BD", "#CCEBC5", "#FFED6F")


## code

targetmatvec=unlist(targetmat)+1
yrange=range(targetmatvec[targetmatvec>0]);
# yrange[1]=1; # set the minimum value to 1
for(i in 1:length(targetmat)){
  vali=targetmat[[i]]+1;
  if(i==1){
    plot(1:length(vali),vali,type='b',las=1,pch=20,main=paste('sgRNAs in',targetgene),ylab='Read counts',xlab='Samples',xlim=c(0.7,length(vali)+0.3),ylim = yrange,col=colors[(i %% length(colors))],xaxt='n',log='y')
    axis(1,at=1:length(vali),labels=(collabel),las=2)
    # lines(0:100,rep(1,101),col='black');
  }else{
    lines(1:length(vali),vali,type='b',pch=20,col=colors[(i %% length(colors))])
  }
}



dev.off()
Sweave("totalNormTest_defaultNormCount_screen1_summary.Rnw");
library(tools);

texi2dvi("totalNormTest_defaultNormCount_screen1_summary.tex",pdf=TRUE);
